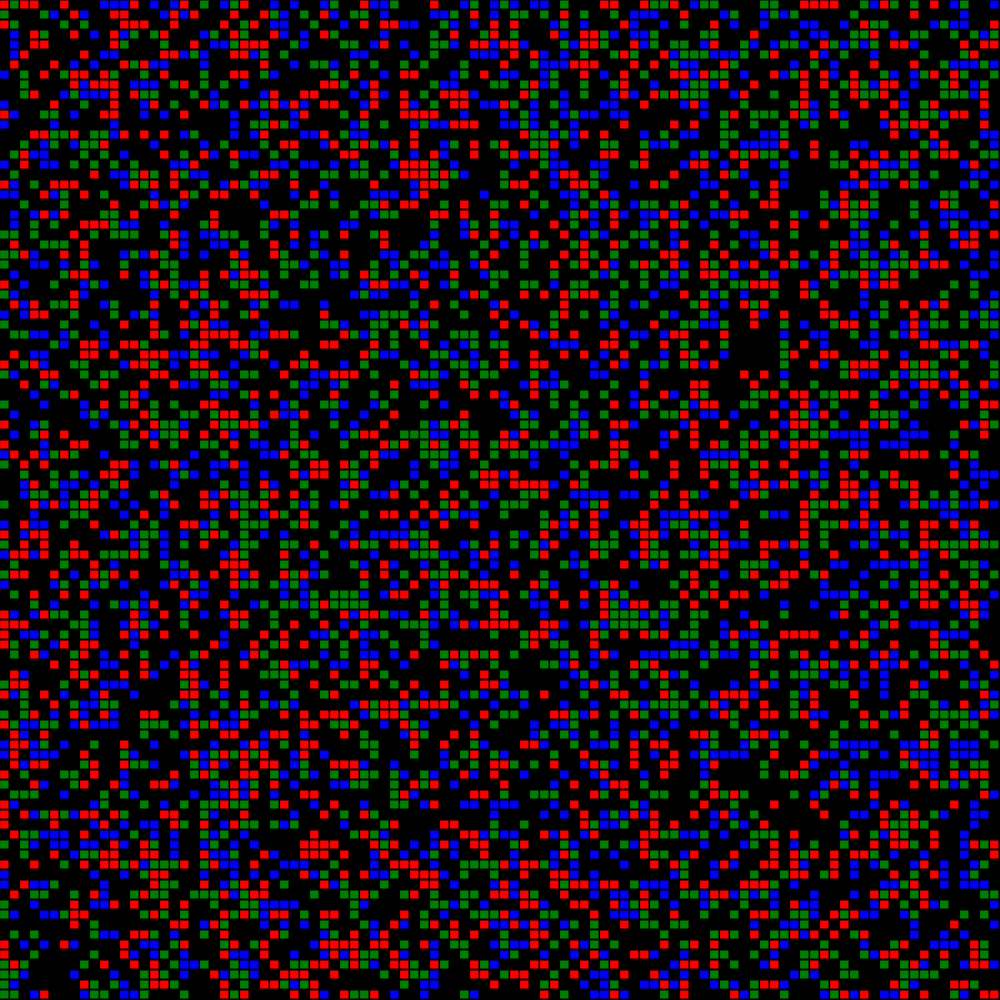
Frame 1 (no input)
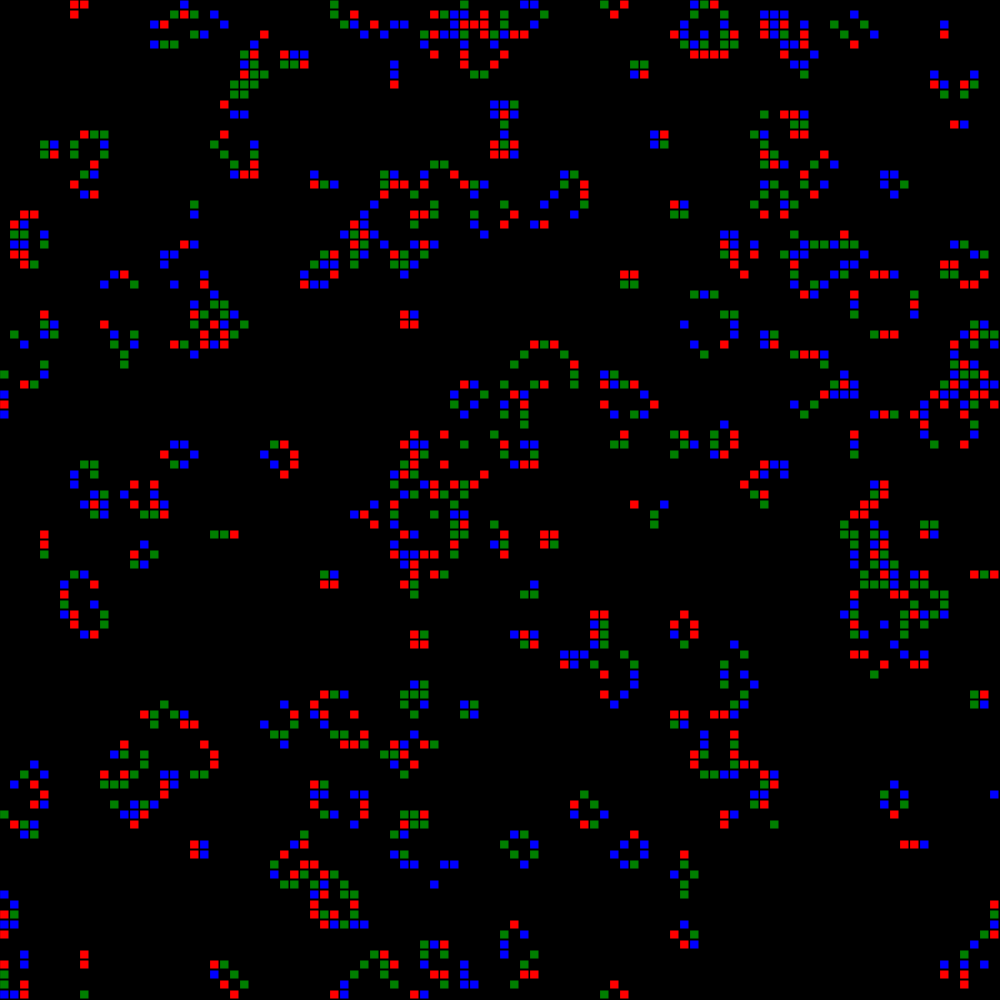
Frame 60 (no input)
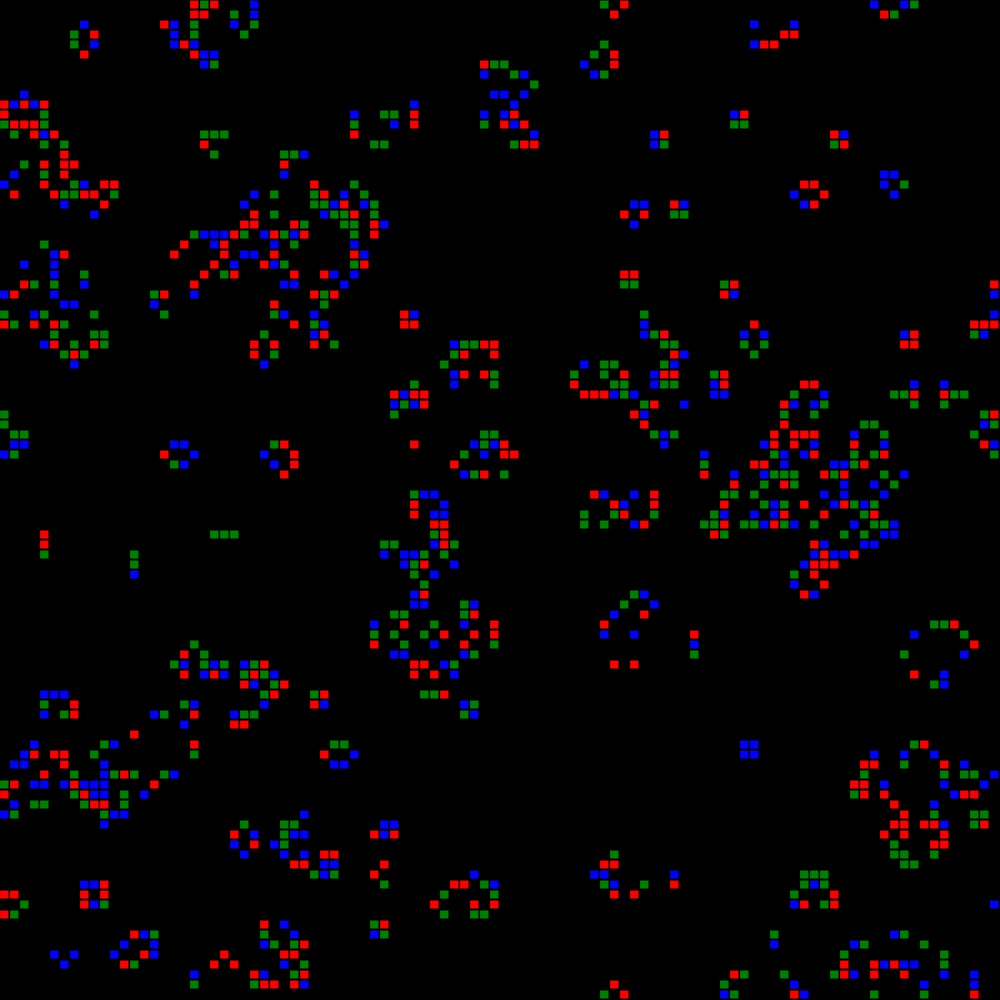
Frame 120 (the mouse pressed at the canvas centre since frame 60)

The p5.js sketch that drew these frames (run headless with seeded random() and noise() and a simulated clock; from frame 60 on, the mouse is pressed at the canvas centre):

// p5.js sketch
// ── sketch.js
function make2DArray(cols, rows) {
  let arr = new Array(cols);
  for (let i = 0; i < arr.length; i++) {
    arr[i] = new Array(rows);
  }
  return arr;
}

let grid;
let cols;
let rows;
let resolution = 10;
let colorGrid;
let colorIndex = 0;
let speed = 20;

function setup() {
  createCanvas(1000, 1000);
  frameRate(speed);
  cols = width / resolution;
  rows = height / resolution;

  grid = make2DArray(cols, rows);
  colorGrid = make2DArray(cols, rows);
  for (let i = 0; i < cols; i++) {
    for (let j = 0; j < rows; j++) {
      grid[i][j] = floor(random(2));
      
      if (grid[i][j] == 1) {
        colorGrid[i][j] = floor(random(3));
      }
      else {
        colorGrid[i][j] = -1;
      }
    }
  }
}

function draw() {
  background(0);

  for (let i = 0; i < cols; i++) {
    for (let j = 0; j < rows; j++) {
      let x = i * resolution;
      let y = j * resolution;
      if (grid[i][j] == 1) {
        if (colorGrid[i][j] == 0) fill("red");
        else if (colorGrid[i][j] == 1) fill("green");
        else if (colorGrid[i][j] == 2) fill("blue");
        stroke(0);
        rect(x, y, resolution - 1, resolution - 1);
      }
    }
  }

  let next = make2DArray(cols, rows);
  let nextColorGrid = make2DArray(cols, rows);

  // Compute next based on grid
  for (let i = 0; i < cols; i++) {
    for (let j = 0; j < rows; j++) {
      let state = grid[i][j];
      // Count live neighbors!
      let sum = 0;
      let neighbors = countNeighbors(grid, i, j);

      if (state == 0 && neighbors == 3) {
        next[i][j] = 1;
        colorIndex = (colorIndex + 1) % 3;
        nextColorGrid[i][j] = colorIndex;
      } else if (state == 1 && (neighbors < 2 || neighbors > 3)) {
        next[i][j] = 0;
        nextColorGrid[i][j] = -1;
      } else {
        next[i][j] = state;
        nextColorGrid[i][j] = colorGrid[i][j]
      }

    }
  }

  grid = next;
  colorGrid = nextColorGrid


}


function countNeighbors(grid, x, y) {
  let sum = 0;
  for (let i = -1; i < 2; i++) {
    for (let j = -1; j < 2; j++) {
      let col = (x + i + cols) % cols;
      let row = (y + j + rows) % rows;
      sum += grid[col][row];
    }
  }
  sum -= grid[x][y];
  return sum;
}
